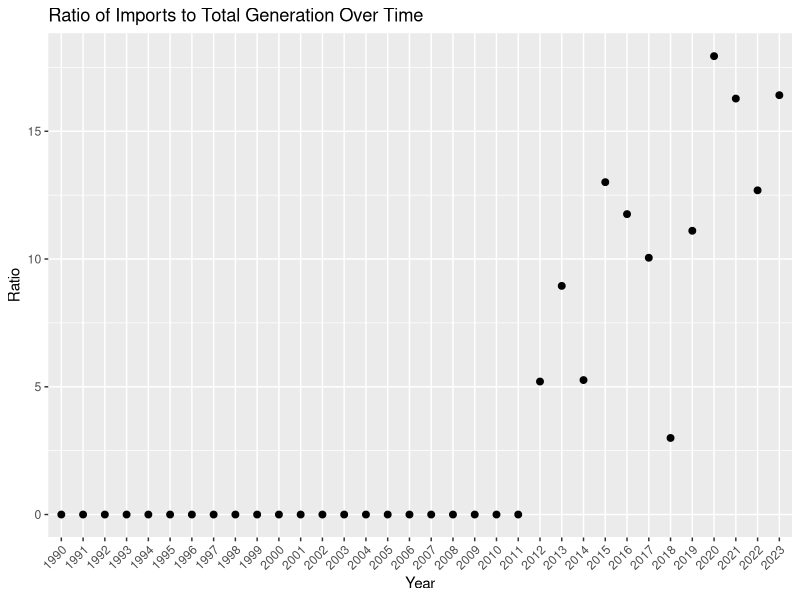
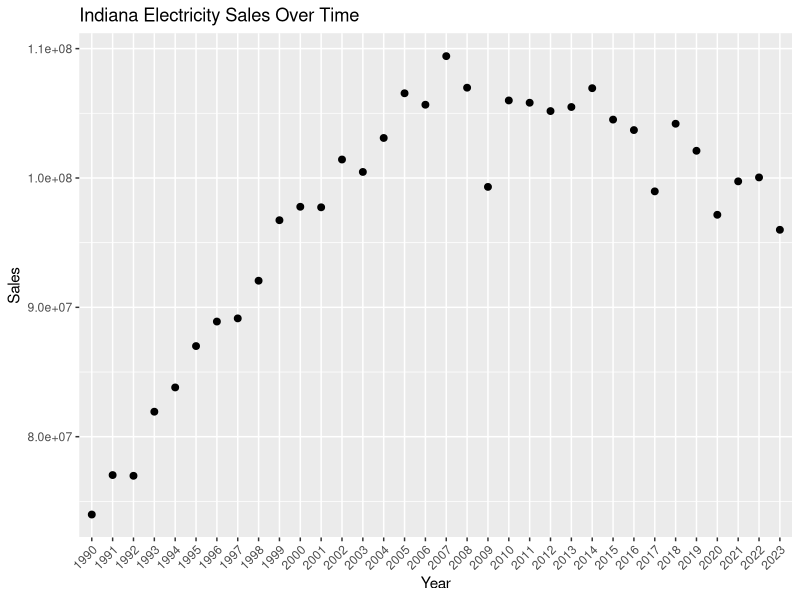

R code for these plots, in order:
## ---- chunk 1
df_imports <- read.csv('imports(Sheet1).csv')
## ---- chunk 2
library(dplyr)
library(tidyverse)
library(stringr)
## ---- chunk 3
df_long <- df_imports %>%
  pivot_longer(cols = starts_with("Year."),
               names_to = "Year",
               values_to = "Value") %>%
  mutate(Year = sub("Year\\.", "", Year)) %>% 
  pivot_wider(names_from = Category, values_from = Value)

## ---- chunk 4
df_imports_clean <- df_long %>%
select(Year, `Total net generation`, `Net interstate imports`, `Total supply`, `Unaccounted`, `Estimated losses`, `Total electric industry sales`, `Direct use`)
## ---- chunk 5
df_imports_clean$Year <- as.factor(df_imports_clean$Year)
## ---- chunk 6
df_no_commas <- df_imports_clean %>%
  mutate(`Total net generation` = str_remove_all(`Total net generation`, ",")) %>%
mutate(`Net interstate imports` = str_remove_all(`Net interstate imports`, ",")) %>%
 mutate (`Total supply` = str_remove_all(`Total supply`, ",")) %>%
mutate  (`Unaccounted` = str_remove_all(`Unaccounted`, ",")) %>%
mutate  (`Estimated losses` = str_remove_all(`Estimated losses`, ",")) %>%
  mutate(`Direct use` = str_remove_all(`Direct use`, ","))

## ---- chunk 7
df_imports_clean <- df_no_commas %>%
  mutate(`Total electric industry sales` = str_remove_all(`Total electric industry sales`, ","))
## ---- chunk 8
df_imports_clean$`Total electric industry sales` <- as.numeric(as.character(df_imports_clean$`Total electric industry sales`))
## ---- chunk 9
df_imports_clean$`Net interstate imports` <- as.numeric(as.character(df_imports_clean$`Net interstate imports`))
## ---- chunk 10
df_imports_clean$`Total supply` <- as.numeric(as.character(df_imports_clean$`Total supply`))
## ---- chunk 11
df_imports_2 <- df_imports_clean %>%
  mutate(ratio = `Net interstate imports`/`Total supply`)

## ---- chunk 12
df_imports_3 <- df_imports_2 %>%
  mutate(percent = (ratio*100))
## ---- chunk 13
df_final <- df_imports_3 %>%
  select(Year, percent)

## ---- chunk 14
ggplot(df_final, aes(x = Year, y = percent)) + geom_line(size =1) + geom_point(size = 2) + labs(title = "Ratio of Imports to Total Generation Over Time", x = "Year", y = "Ratio") + theme(axis.text.x = element_text(angle = 45, hjust = 1))
## ---- chunk 15
ggplot(df_imports_clean, aes(x = Year, y = `Total electric industry sales`)) + geom_line(size =1) + geom_point(size = 2) + labs(title = "Indiana Electricity Sales Over Time", x = "Year", y = "Sales") + theme(axis.text.x = element_text(angle = 45, hjust = 1))
## ---- chunk 16
write.csv(df_imports_clean, 'electricity_data_clean.csv')
## ---- chunk 17
write.csv(df_final, 'final_import_data.csv')
